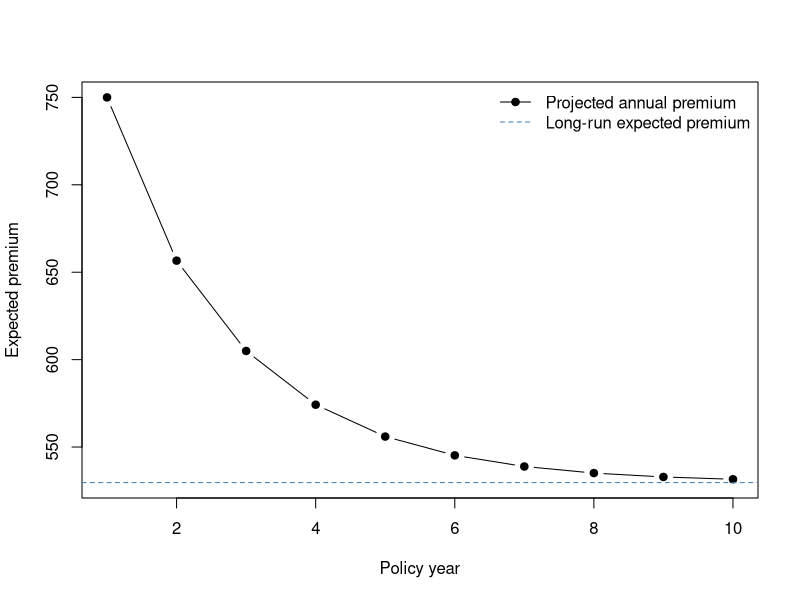

Reproduce this figure in R.
## ---- chunk 1
#| label: define-transition-matrix

states <- paste("Class", 1:4)

P <- matrix(
  c(
    0.17, 0.83, 0.00, 0.00,
    0.17, 0.00, 0.83, 0.00,
    0.05, 0.12, 0.00, 0.83,
    0.00, 0.00, 0.05, 0.95
  ),
  nrow = 4,
  byrow = TRUE,
  dimnames = list(states, states)
)

stopifnot(all(abs(rowSums(P) - 1) < 1e-12))

knitr::kable(
  P,
  digits = 2,
  caption = "Illustrative annual transition matrix"
)
## ---- chunk 2
#| label: matrix-power

matrix_power <- function(P, n) {
  stopifnot(
    nrow(P) == ncol(P),
    length(n) == 1,
    n >= 0,
    n == as.integer(n)
  )

  result <- diag(nrow(P))

  if (n > 0) {
    for (step in seq_len(n)) {
      result <- result %*% P
    }
  }

  dimnames(result) <- dimnames(P)
  result
}

P_5 <- matrix_power(P, 5)

knitr::kable(
  P_5,
  digits = 4,
  caption = "Five-year transition probabilities"
)
## ---- chunk 3
#| label: stationary-distribution

stationary_distribution <- function(P) {
  n_states <- nrow(P)

  coefficient_matrix <- rbind(
    t(P) - diag(n_states),
    rep(1, n_states)
  )

  target <- c(rep(0, n_states), 1)
  stationary <- as.vector(qr.solve(coefficient_matrix, target))

  setNames(stationary, colnames(P))
}

stationary <- stationary_distribution(P)

knitr::kable(
  data.frame(
    Class = names(stationary),
    Probability = as.numeric(stationary)
  ),
  digits = 4,
  caption = "Stationary class distribution"
)
## ---- chunk 4
#| label: premium-assumptions

base_premium <- 750
discounts <- c(0.00, 0.15, 0.25, 0.30)
premium_by_class <- base_premium * (1 - discounts)
names(premium_by_class) <- states

knitr::kable(
  data.frame(
    Class = states,
    Discount = sprintf("%.0f%%", 100 * discounts),
    Premium = premium_by_class
  ),
  row.names = FALSE,
  caption = "Illustrative NCD premium scale"
)
## ---- chunk 5
#| label: premium-projection-function

expected_premium_projection <- function(
  P,
  initial_distribution,
  premium_by_class,
  years
) {
  stopifnot(
    length(initial_distribution) == nrow(P),
    length(premium_by_class) == ncol(P),
    abs(sum(initial_distribution) - 1) < 1e-12,
    years >= 1
  )

  class_distributions <- matrix(
    NA_real_,
    nrow = years,
    ncol = ncol(P),
    dimnames = list(
      paste("Year", seq_len(years)),
      colnames(P)
    )
  )

  annual_premium <- numeric(years)
  current_distribution <- initial_distribution

  for (year in seq_len(years)) {
    class_distributions[year, ] <- current_distribution
    annual_premium[year] <- sum(
      current_distribution * premium_by_class
    )
    current_distribution <- current_distribution %*% P
  }

  list(
    class_distributions = class_distributions,
    annual_premium = annual_premium,
    cumulative_premium = cumsum(annual_premium)
  )
}

new_policyholder <- setNames(c(1, 0, 0, 0), states)

projection <- expected_premium_projection(
  P = P,
  initial_distribution = new_policyholder,
  premium_by_class = premium_by_class,
  years = 10
)

projection_table <- data.frame(
  Year = seq_len(10),
  Expected_Annual_Premium = projection$annual_premium,
  Expected_Cumulative_Premium = projection$cumulative_premium
)

knitr::kable(
  projection_table,
  digits = 2,
  caption = "Ten-year expected premium projection for a Class 1 policyholder"
)
## ---- chunk 6
#| label: premium-projection-plot
#| fig-cap: "Expected annual premium and its long-run equilibrium level"
#| fig-alt: "Line chart of the expected annual premium for a new Class 1 policyholder over ten policy years. The premium falls from 750 in year 1 to about 532 in year 10, approaching the dashed long-run expected premium of about 530."

long_run_premium <- sum(stationary * premium_by_class)

plot(
  seq_len(10),
  projection$annual_premium,
  type = "b",
  pch = 19,
  xlab = "Policy year",
  ylab = "Expected premium",
  ylim = range(c(projection$annual_premium, long_run_premium))
)

abline(
  h = long_run_premium,
  lty = 2,
  col = "steelblue"
)

legend(
  "topright",
  legend = c("Projected annual premium", "Long-run expected premium"),
  lty = c(1, 2),
  pch = c(19, NA),
  col = c("black", "steelblue"),
  bty = "n"
)
